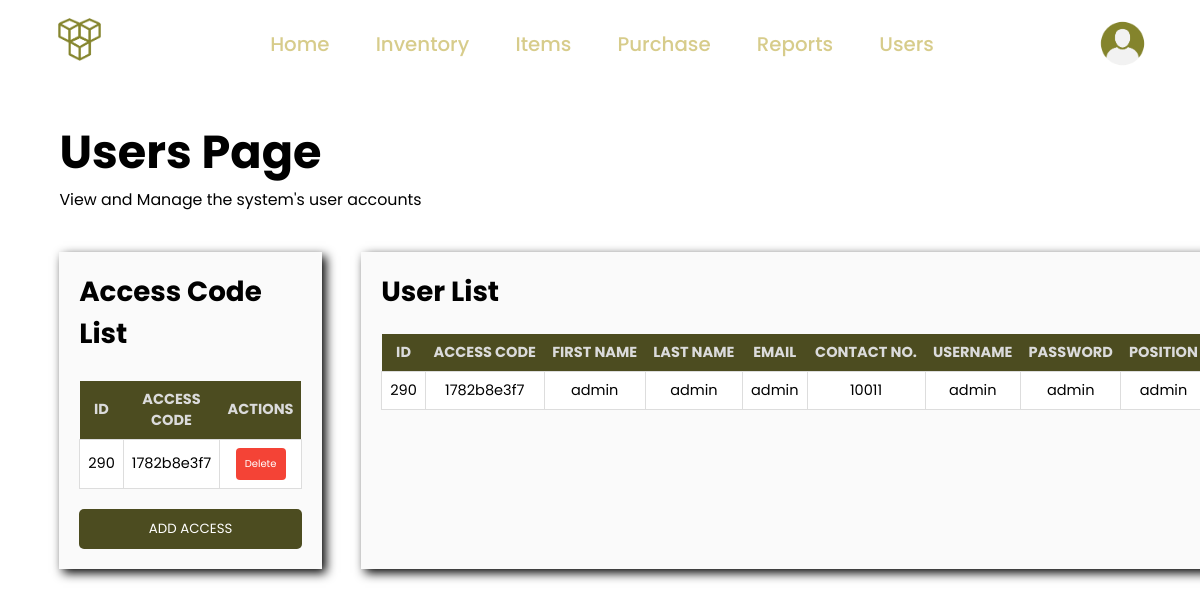
Page /RESERVOIR/user.php (signed in) on the committed database.
### tables this page shows
CREATE TABLE `user` (
  `ID` int(11) NOT NULL,
  `Username` varchar(50) NOT NULL,
  `Password` varchar(50) NOT NULL,
  `FirstName` varchar(50) NOT NULL,
  `LastName` varchar(50) NOT NULL,
  `Email` varchar(50) NOT NULL,
  `Number` int(11) NOT NULL,
  `Position` varchar(50) NOT NULL,
  `access_code` varchar(10) NOT NULL
);

### RESERVOIR/php/user_read.php (the view, shortened to what this page needs)
<?php
$dbHost     = "localhost";
$dbUsername = "root";
$dbPassword = "";
$dbName     = "main";
$conn = mysqli_connect($dbHost, $dbUsername, $dbPassword, $dbName);
$sql = "SELECT * FROM user";
$result = mysqli_query($conn, $sql);
if (mysqli_num_rows($result) > 0) {
    while ($row = mysqli_fetch_assoc($result)) {
        $class = "opacity-class";
        echo "<tr class='" . $class . "'>";
        echo "<td>" . $row["ID"] . "</td>";
        echo "<td>" . $row["access_code"] . "</td>";
        echo "<td>" . $row["FirstName"] . "</td>";
        echo "<td>" . $row["LastName"] . "</td>";
        echo "<td>" . $row["Email"] . "</td>";
        echo "<td>" . $row["Number"] . "</td>";
        echo "<td>" . $row["Username"] . "</td>";
        echo "<td>" . $row["Password"] . "</td>";
        echo "<td>" . $row["Position"] . "</td>";
        echo "</tr>";
    }
}
?>

### RESERVOIR/php/user_access.php (shortened to what this page needs)
<?php
$dbHost     = "localhost";
$dbUsername = "root";
$dbPassword = "";
$dbName     = "main";
$conn = mysqli_connect($dbHost, $dbUsername, $dbPassword, $dbName);
$sql = "SELECT * FROM user";
$result = mysqli_query($conn, $sql);
if (mysqli_num_rows($result) > 0) {
    while ($row = mysqli_fetch_assoc($result)) {
        $class = "opacity-class";
        echo "<tr class='" . $class . "'>";
        echo "<td>" . $row["ID"] . "</td>";
        echo "<td>" . $row["access_code"] . "</td>";
        echo "<td>
                <form action='php/user_delete.php' method='get' style='display: inline-block;'>
                    <input type='hidden' name='Action' value='Delete'>
                    <input type='hidden' name='id' value='" . $row["access_code"] . "'>
                    <button type='submit' style='background-color: #f44336; font-size: 10px; color: white; padding: 8px 8px; border: none; border-radius: 4px; cursor: pointer; width: 50px;'>Delete</button>
                </form>
            </td>";
        echo "</tr>";
    }
}
?>

### RESERVOIR/css/user.css (style rules this page uses)
td { border: 1px solid #ddd; padding: 8px; }
tr:nth-child(odd) { background-color: #fff; }

### RESERVOIR/css/main.css (style rules this page uses)
* { padding: 0; margin: 0; box-sizing: border-box; font-family: 'Poppins', sans-serif; }
html { font-size: 82.5%; }
html,body { background: url(../images/gbb.png) no-repeat fixed; background-size: cover; }

### rows in the picture
user: ID "290", access_code "1782b8e3f7", FirstName "admin", LastName "admin", Email "admin", Number "10011", Username "admin", Password "admin", Position "admin"
